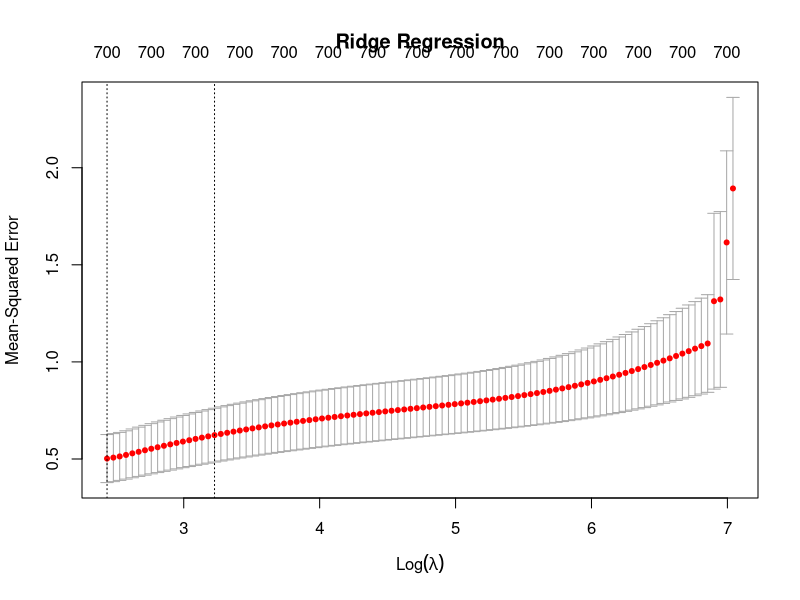
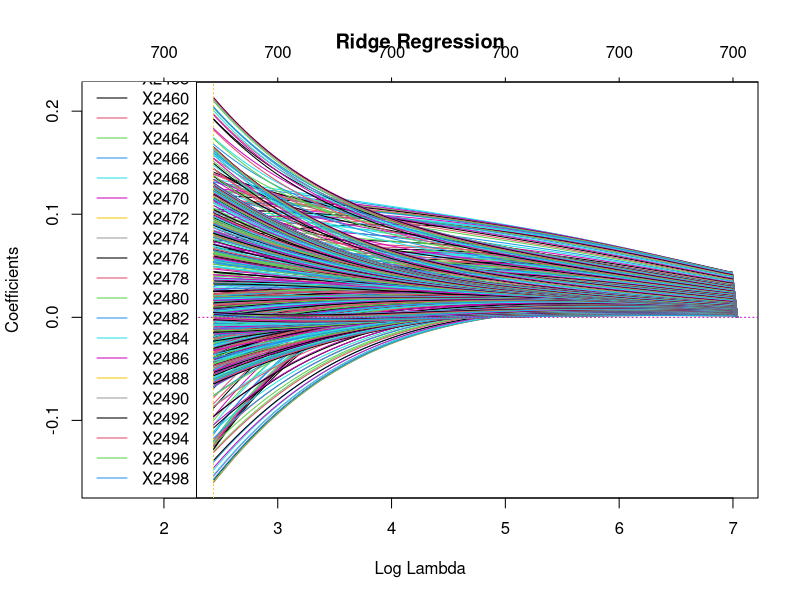
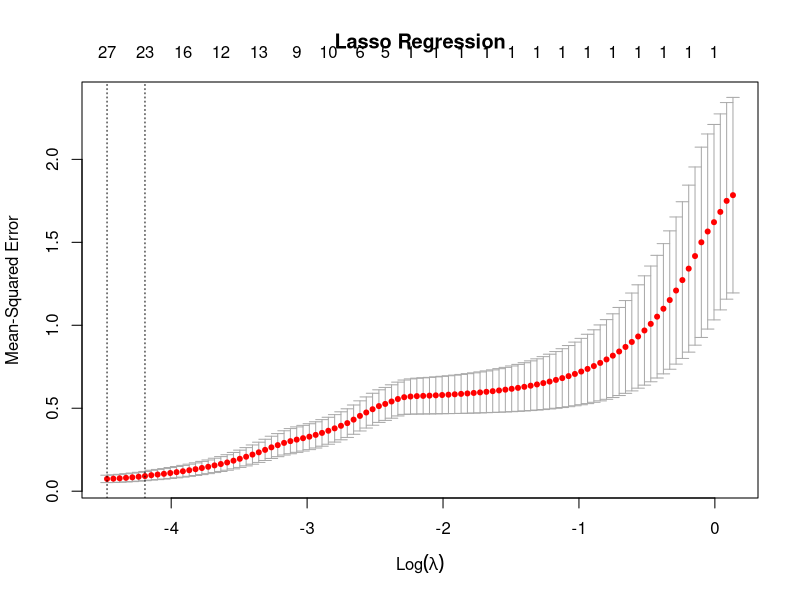
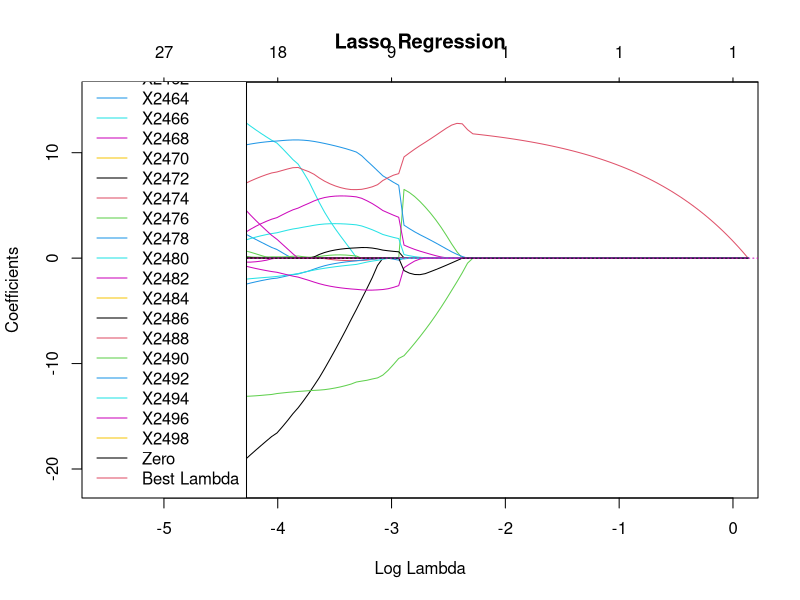

Write R code to recreate these figures, in order.
## ---- chunk 1
knitr::opts_chunk$set(echo = TRUE)
rm(list=ls()); graphics.off()
## ---- chunk 2
cookies_data <- read.csv("cookies.csv")
dim(cookies_data)
## ---- chunk 3
library(glmnet)
y <- cookies_data[, 1]
X <- cookies_data[, -1]

cv_ridge_model <- cv.glmnet(as.matrix(X), y, alpha=0, standardize = TRUE)
plot(cv_ridge_model, main="Ridge Regression")
print(cv_ridge_model)

best_lambda <- cv_ridge_model$lambda.min
best_lambda_ridge_model <- best_lambda
print(paste("Best lambda :", best_lambda))
## ---- chunk 4
plot(cv_ridge_model$glmnet.fit, xvar = "lambda", main="Ridge Regression", xlim=c(1.5, 7))
abline(h = 0, col = 6, lty = 3)
abline(v = log(best_lambda_ridge_model), col = 7, lty = 3)
legend("bottomleft", legend = c(colnames(X)), col = 1:700, lty = 1)
## ---- chunk 5
final_ridge_model <- glmnet(as.matrix(X), y, alpha=0, lambda=best_lambda)

abs_coef <- abs(coef(final_ridge_model)[-1])
## ---- chunk 6
min(abs_coef)
paste("Number of value higher than 10^-1 : ", sum(abs_coef > 10^-1))
paste("Number of value higher than 10^-2 : ", sum(abs_coef > 10^-2))
paste("Number of value higher than 10^-3 : ", sum(abs_coef > 10^-3))
paste("Number of value higher than 10^-4 : ", sum(abs_coef > 10^-4))
## ---- chunk 7
cv_lasso_model <- cv.glmnet(as.matrix(X), y, alpha=1)
plot(cv_lasso_model, main="Lasso Regression")
print(cv_lasso_model)

best_lambda_lasso <- cv_lasso_model$lambda.min
best_model_lasso <- glmnet(as.matrix(X), y, lambda = best_lambda_lasso, alpha = 1)
## ---- chunk 8
plot(cv_lasso_model$glmnet.fit, xvar = "lambda", main="Lasso Regression", xlim=c(-5.5, 0))
abline(h = 0, col = 6, lty = 3)
abline(v = log(best_lambda_lasso), col = 7, lty = 3)
legend("bottomleft", legend = c(colnames(X), "Zero", "Best Lambda"), col = 1:7, lty = 1)
print(log(best_lambda_lasso))
## ---- chunk 9
non_zero_coefficients <- (best_model_lasso$beta[which(best_model_lasso$beta != 0)])
non_zero_spectra <- (colnames(X)[which(best_model_lasso$beta != 0)])
data.frame(non_zero_spectra, non_zero_coefficients)
## ---- chunk 10
print(best_model_lasso)
## ---- chunk 11
error_ridge <- sqrt(min(cv_ridge_model$cvm))
print(paste("RMSE Ridge :", round(error_ridge, 2)))
## ---- chunk 12
error_lasso  <- sqrt(min(cv_lasso_model$cvm))
print(paste("RMSE Lasso :", round(error_lasso, 2)))
## ---- chunk 13
resall<-glm(fat~.,data=cookies_data,family=gaussian)
res0<-glm(fat~1,data=cookies_data,family=gaussian)
resfor<-step(res0,list(upper=resall),direction='forward', trace=0)
## ---- chunk 14
print(resfor)
